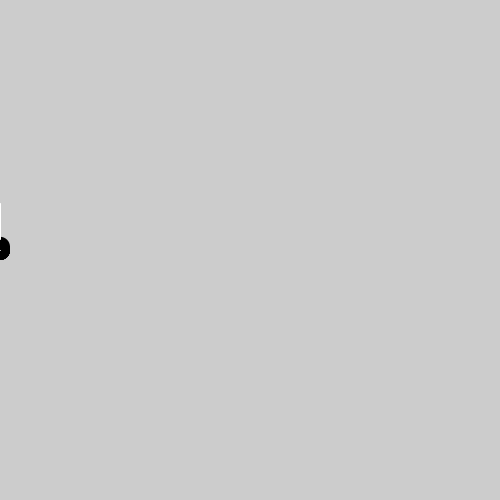
Frame 1 (no input)
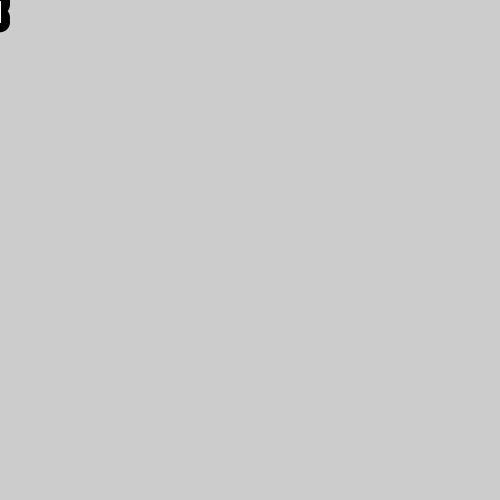
Frame 60 (the mouse pressed at the canvas centre just before this capture)
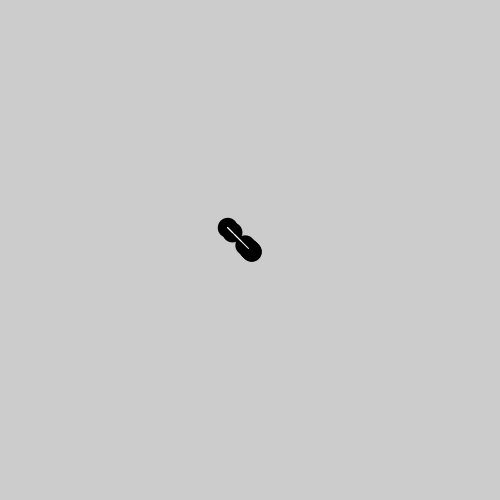
Frame 120 (the mouse held since frame 60 and released just before this capture)

The Processing sketch that drew these frames (run headless with seeded random() and noise(); from frame 60 on, the mouse is pressed at the canvas centre):

// Processing sketch: processing_84476
// ── processing_84476.pde

Spring2D[] springArray = new Spring2D[10];
float gravity = 5.0;
float mass = 2.0;

void setup() {
  size(500, 500);
  smooth();
  fill(0);
  
  for (int i=0; i<10; i++) {
    springArray[i] = new Spring2D(0.0, width/2, mass, gravity);
  }
}

void draw() {
  background(204);
  springArray[0].update(mouseX, mouseY);
  springArray[0].update(mouseX, mouseY);
  for (int i=1; i<10; i++) {
    springArray[i].update(springArray[i-1].x, springArray[i-1].y);
    springArray[i].display(springArray[i-1].x, springArray[i-1].y);
  }
}
class Spring2D {
  float vx, vy;
  float x, y;
  float gravity;
  float mass;
  float radius = 10;
  float stiffness = 0.2;
  float damping = 0.7;
  
  Spring2D(float xpos, float ypos, float m, float g) {
    x = xpos;
    y = ypos;
    mass = m;
    gravity = g;
  }
  
  void update(float targetX, float targetY) {
    float forceX = stiffness * (targetX - x);
    float ax = forceX / mass;
    vx = damping * (vx + ax);
    x += vx;
    float forceY = stiffness * (targetY - y);
    float ay = forceY / mass;
    vy = damping * (vy + ay);
    y += vy;
  }
  
  void display(float nx, float ny) {
    noStroke();
    ellipse(x, y, radius*2, radius*2);
    stroke(255);
    line(x, y, nx, ny);
  }
}
